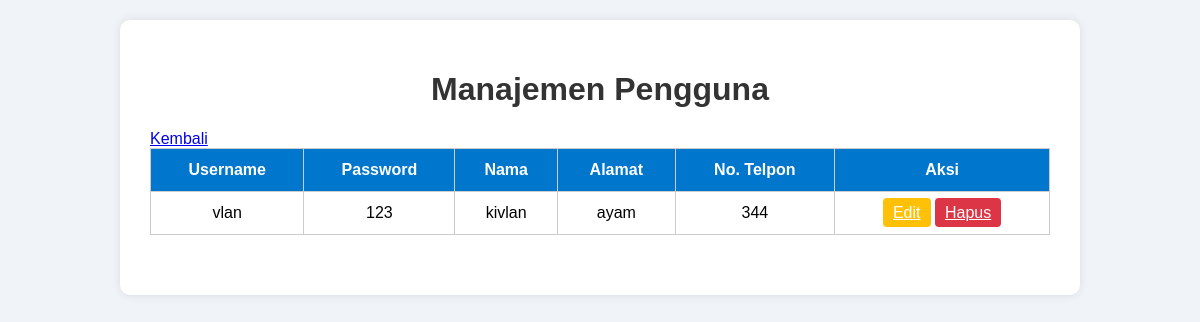
Screenshot of /manage_user.php with the database file from the repository.
### tables this page shows
CREATE TABLE `pelanggan` (
  `id_pelanggan` int(100) NOT NULL,
  `username` varchar(100) NOT NULL,
  `password` varchar(20) NOT NULL,
  `nama_pelanggan` varchar(100) NOT NULL,
  `alamat` varchar(100) NOT NULL,
  `no_telp` int(12) NOT NULL,
  `level` varchar(100) NOT NULL
);

### manage_user.php (the view, shortened to what this page needs)
<?php include 'koneksi.php';?>
<!DOCTYPE html>
<html lang="en">
<head>
  <link rel="stylesheet" href="css/admin.css">
</head>
<body>
  <div class="container">
    <h1>Manajemen Pengguna</h1>
    <table>
      <thead>
        <tr>
          <th>Username</th>
          <th>Password</th>
          <th>Nama</th>
          <th>Alamat</th>
          <th>No. Telpon</th>
          <th>Aksi</th>
        </tr>
      </thead>
      <tbody>
 <?php
      $result = $koneksi->query("SELECT * FROM pelanggan");
      while ($row = $result->fetch_assoc()) {
        echo "<tr>
      <td>{$row['username']}</td>
      <td>{$row['password']}</td>
      <td>{$row['nama_pelanggan']}</td>
			<td>{$row['alamat']}</td>
			<td>{$row['no_telp']}</td>
      <td>
      <a href='update_user.php?id={$row['id_pelanggan']}' class='edit'>Edit</a>
      <a href='hapus_user.php?id={$row['id_pelanggan']}' class='delete' onclick='return confirm(\"Yakin?\")'>Hapus</a>
      </td>
      </tr>";
        }
        ?>
      </tbody>
  </div>
      <a href='halaman_admin.php'>Kembali</a>
</body>
</html>

### admin.css (style rules this page uses)
body { font-family: Arial, sans-serif; margin: 0; padding: 20px; background-color: #f0f4f8; }
.container { max-width: 900px; margin: auto; background: white; padding: 30px; border-radius: 10px; box-shadow: 0 0 10px rgba(0,0,0,0.1); }
h1, h2 { text-align: center; color: #333; }
table { width: 100%; border-collapse: collapse; margin-bottom: 30px; }
th, td { padding: 12px; border: 1px solid #ccc; text-align: center; }
th { background-color: #0077cc; color: white; }
.edit { background-color: #ffc107; color: white; border: none; padding: 6px 10px; border-radius: 4px; cursor: pointer; }
.delete { background-color: #dc3545; color: white; border: none; padding: 6px 10px; border-radius: 4px; cursor: pointer; }

### rows the page displays
pelanggan: username "vlan", password "123", nama_pelanggan "kivlan", alamat "ayam", no_telp "344"
